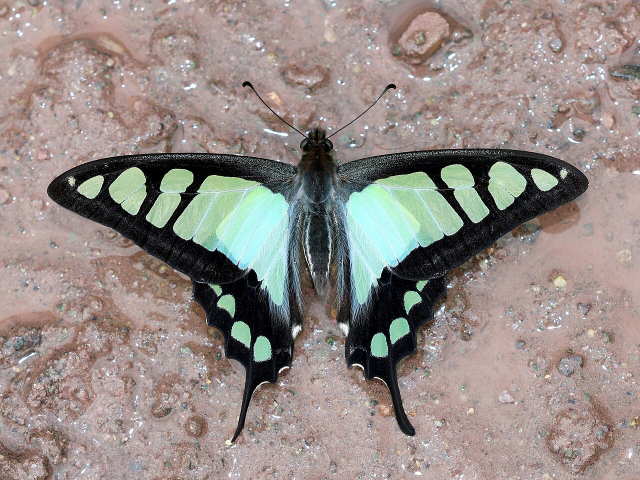
#> input picture assets/butterfly.jpg, 1280 x 960 px (shown at 1/2 size)
$ python -i nxc.py   (imports and definitions only)   (older library calls are emulated)
#> lines starting #> are read from the running program, lines starting #| are printed output that depends on the picture
#> further down, picture is the input picture: shape (960, 1280, 3); mean B, G, R 134.2, 138.6, 148.8
### imgsym/utils/image.py
import numpy as np
import cv2
from skimage.exposure import is_low_contrast


def fspecial_gauss2D(shape=(3, 3), sigma=0.5):
    """
    2D gaussian mask - should give the same result as MATLAB's
    fspecial('gaussian',[shape],[sigma])
    """
    m, n = [(ss-1.)/2. for ss in shape]
    y, x = np.ogrid[-m:m+1, -n:n+1]
    h = np.exp(-(x*x + y*y) / (2.*sigma*sigma))
    h[h < np.finfo(h.dtype).eps*h.max()] = 0
    sumh = h.sum()
    if sumh != 0:
        h /= sumh
    return h


def rescale(img, target_size):
#> called with target_size = 200
    max_size = np.max(img.shape[:2])
#> max_size = 1280
    rf = target_size/max_size
#> rf = 0.156
    if rf < 1:
        width = int(img.shape[1] * rf)
#> width = 200
        height = int(img.shape[0] * rf)
#> height = 150
        dim = (width, height)
#> dim = (200, 150)
        img = cv2.resize(img, dim, interpolation=cv2.INTER_AREA)
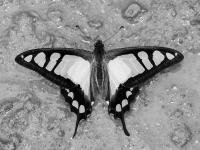
#> img: shape (150, 200); min 0, max 238, mean 141.1
    else:
        rf = 1
    return img, rf


def get_colorspace(img, colorspace):
    """BGR image -> the requested colorspace channel(s). Single channel for
    gray/luminance/value/saturation/lab_a/lab_b; multi-channel for lab (L+a+b)
    and rgb (BGR as-is)."""
    if colorspace == "gray":
        return cv2.cvtColor(img, cv2.COLOR_BGR2GRAY)
    if colorspace == "luminance":
        return cv2.cvtColor(img, cv2.COLOR_BGR2YUV)[..., 0]
    if colorspace == "value":
        return cv2.cvtColor(img, cv2.COLOR_BGR2HSV)[..., 2]
    if colorspace == "saturation":
        return cv2.cvtColor(img, cv2.COLOR_BGR2HSV)[..., 1]
    if colorspace == "lab_a":
        return cv2.cvtColor(img, cv2.COLOR_BGR2LAB)[..., 1]
    if colorspace == "lab_b":
        return cv2.cvtColor(img, cv2.COLOR_BGR2LAB)[..., 2]
    if colorspace == "lab":
        return cv2.cvtColor(img, cv2.COLOR_BGR2LAB)
    if colorspace == "rgb":
        return img
    raise ValueError(f"unknown colorspace {colorspace!r}")


# [107 lines left out: functions calc_mag_ang, calc_mag_ang_zitnick, apply_CLAHE, apply_CLAHE_on_low_contrast, not called in this run]

### imgsym/detection/nxc.py
"""Registration-based reflection symmetry detection (normalized cross-correlation).

Port/adaptation of:
    M. Cicconet, D. G. C. Hildebrand, H. Elliott, "Finding Mirror Symmetry via
    Registration and Optimal Symmetric Pairwise Assignment of Curves," ICCV
    Workshops (ICCVW), 2017, pp. 1749-1758. doi:10.1109/ICCVW.2017.206

Mirror Symmetry via Registration (MSR): reflect the image about a candidate line,
register the reflection back onto the original, and recover the axis from the
reflection+registration mapping. Registration is the paper's RANSAC consensus over
an ensemble of patch-to-image normalized-cross-correlation (normxcorr2) matches --
swept over rotation angles, keeping correlation peaks above a threshold, then taking
the K best maxima. The name 'nxc' mirrors the paper's Fig. 3a label for this NCC
registration back-end.
"""
import numpy as np
import cv2
import math

from functools import partial
from scipy.ndimage import correlate
from scipy.signal import convolve2d, find_peaks
from skimage.transform import rotate, warp
from matplotlib import pyplot as plt

from ..utils.image import rescale, fspecial_gauss2D, get_colorspace

from multiprocessing.pool import ThreadPool as Pool


def calc_symmetry_lines(I, boxSize=50, nBoxSamples=100, maxNOutputs=6, angleSet=np.arange(0, 360, 6), multiprocessing=True):
    """Computes symmetry axis in 2D images via registration.

    Args:
        I (_type_): _description_
        boxSize (_type_, optional): Dimensions of patch for 'Normalized Cross Correlation' registration. Defaults to 50.
        nBoxSamples (_type_, optional): Number of patch samples for RANSAC. Defaults to 100.
        maxNOutputs (int, optional): Maximum number of output symmetry lines. Defaults to 4.
        angleSet (_type_, optional): Range of rotation angles (in degrees in counter-clockwise direction) used by registration algorithm.
            An angle of 0 degrees means that the image is not rotated (i.e. in a row/column coordinate system, the 0 degree line is a vertical line along the y-axis). Defaults to np.arange(0, 360, 6).
        multiprocessing (bool, optional): Whether to use multiprocessing for computation. Defaults to True.

    Returns:
        angles: Angles of symmetry lines
        midPoints: Midpoints of symmetry lines
        segLengths: Lenghts of symmetry lines
        strengths: Strenghts of symmetry lines (sorted in descending order, so the first line is always the strongest guess)
    """
    I = get_colorspace(I, "luminance")
    # No CLAHE / bilateral: the original (Cicconet et al., normxcorr2 registration)
    # applies no contrast enhancement -- keep the port faithful to it.

    newImSize = 200
    I, rf = rescale(I, newImSize)
#> rf = 0.156
    G = imgradient(I)[0]
#> in imgradient, `angle = np.arctan2(sobely, sobelx) * (180 / np.pi)`:
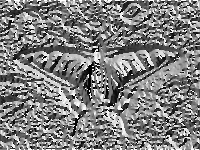
#> angle: shape (150, 200) float64; min -179.8, max 180, mean 0.9; drawn with min black and max white
    GI = normalize(G)
    I = normalize(I)

    cellp, cellv, srmags = eigsymNXC(
        GI, 0, boxSize, nBoxSamples, maxNOutputs, angleSet, multiprocessing=multiprocessing)
    srmags = srmags/np.max(srmags)
    strengths = srmags[0:len(cellp)]

    nOutputs = len(cellp)
    angles = np.zeros((nOutputs))
    midPoints = np.zeros((nOutputs, 2))
    segLengths = np.zeros((nOutputs))

    for iOutput in range(nOutputs):
        p = cellp[iOutput]
        v = cellv[iOutput]
        ag = np.arctan2(v[0], v[1])
        if ag < 0:
            ag = ag + np.pi
        xy = []
        h, w = I.shape
        for j in range(1, round(math.sqrt(2 * (newImSize ** 2)))):
            x = round(p[1] + j * math.cos(ag))
            y = round(p[0] + j * math.sin(ag))
            if x >= 1 and x <= h and y >= 1 and y <= w:
                xy.append((x, y))
            x = round(p[1] - j * math.cos(ag))
            y = round(p[0] - j * math.sin(ag))
            if x >= 1 and x <= h and y >= 1 and y <= w:
                xy.append((x, y))
        if xy:
            xy = np.round(np.mean(xy, axis=0))
        else:
            xy = np.round(np.array(np.shape(I)) / 2.0)

        midpointI, seglenI, _ = endpoints(I, 1, ag, xy)
        midpointI = midpointI/rf
        seglenI = seglenI/rf

        # row/col (y, x) coordinate system to a col/row (x, y) system
        # swap midpoint coords: y, x -> x, y;
        # translate angle: translate y-axis basis to x-axis and normalize to the range of [0, pi)
        angles[iOutput] = (ag - np.pi/2) % np.pi  # ag
        midPoints[iOutput] = midpointI[::-1]  # midpointI
        segLengths[iOutput] = seglenI

    # print(f"angles, midPoints, segLengths, strenghts: {angles}, {midPoints}, {segLengths}, {strengths}")
    return angles, midPoints, segLengths, strengths


def eigsymNXC(I, refAngle=0, boxSize=50, nBoxSamples=100, maxNOutputs=1, angleSet=np.arange(0, 360, 6), multiprocessing=True):
    # I should be double, in range [0,1]

    # reflect
#> called with refAngle = 0, boxSize = 50, nBoxSamples = 100, maxNOutputs = 6, angleSet = array of shape (60,), multiprocessing = True
    h, w = I.shape
#> h = 150; w = 200
    p = np.array([[w/2], [h/2]])
#> p = [100, 75]
    N = np.array([[math.cos(refAngle)], [math.sin(refAngle)]])
    d = p*N
#> d = [100, 0]
    S = np.block([[np.eye(2)-2*(N*N.T), 2*d*N], [0, 0, 1]])
#> S = [[-1, 0, 200], [0, 1, 0], [0, 0, 1]]

    tform = S.T
    J = np.roll(warp(I, tform.T, mode='wrap'), -1, axis=1)
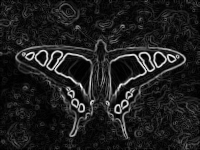
#> J: shape (150, 200) float64; min 0, max 1, mean 0.121

    # register
    tforms, srmags = computeNormxcorrTransforms(
        J, I, boxSize, nBoxSamples, maxNOutputs, angleSet, multiprocessing=multiprocessing)

    nTForms = len(tforms)
    p = {}
    v = {}

    for itform in np.arange(0, nTForms):
        tform = tforms[itform]

        R = tform.T  # compute sym line

        t = R[0:2, 2]
        T = np.dot(S[0:2, 0:2], R[0:2, 0:2].T)
        D, V = np.linalg.eigh(T)
        ieig = []

        check = np.abs(D + 1.0)
        ieig = np.argmin(check)

        v[itform] = V[:, ieig]  # eigenvector of eigenvalue -1
        v[itform] = np.array([- v[itform][1], v[itform][0]])  # perp

        p[itform] = (((R[0:2, 0:2]@(2*d*N)).T+t.T)/2)[0]  # point in line

    # print(f"p, v, srmags: {p}, {v}, {srmags}")
    return p, v, srmags


def computeAngle(iangle, rangles, boxSize, nBoxSamples, I, J):
    # print(f"iangle: {iangle}, {rangles[iangle]}")

    numrows, numcols = I.shape
    A = np.zeros((2*numrows, 2*numcols))
    flipI = rotate(J, rangles[iangle],
                   preserve_range=True, mode='constant', order=0)

    rng = np.random.default_rng(42)
    for index in np.arange(0, nBoxSamples):
        w = boxSize
        h = w
        x0 = math.floor(np.dot(flipI.shape[1] - w, rng.uniform()))
        y0 = math.floor(np.dot(flipI.shape[0] - h, rng.uniform()))
        xcFlipI = x0 + w / 2
        ycFlipI = y0 + h / 2

        subFlipI = flipI[y0:y0+h, x0:x0+w]
        if np.var(np.ravel(subFlipI)) > 0.001:
            ROI, c, mc = locateSubset(subFlipI, I)
            if mc > 0.25:  # maximum correlation above treshold
                xcI = ROI[0] + ROI[2] / 2
                ycI = ROI[1] + ROI[3] / 2

                v = np.array([xcI, ycI]) - \
                    np.array([xcFlipI, ycFlipI])  # translation

                row = min(round(v[1]+numrows-1), 2*numrows-1)
                col = min(round(v[0]+numcols-1), 2*numcols-1)
                A[row, col] = A[row, col] + 1

    A = correlate(A, fspecial_gauss2D((12, 12), 3), mode='constant', origin=-1)
    maxA = np.max(np.ravel(A))

    indexes = np.where(A.T == maxA)
    r = indexes[1]
    c = indexes[0]
    v = np.array((0, 0))
    v[0] = c[0] - numcols  # + 1
    v[1] = r[0] - numrows  # + 1

    # print(f"iangle, maxA, v: {iangle}, {maxA}, {v}")
    return iangle, maxA, v


def computeNormxcorrTransforms(J=None, I=None, boxSize=None, nBoxSamples=None, maxNOutputs=None, angleSet=None, multiprocessing=True):
#> called with boxSize = 50, nBoxSamples = 100, maxNOutputs = 6, angleSet = array of shape (60,), multiprocessing = True
    numrows, numcols = I.shape
    rangles = angleSet
#> rangles = 60 values from 0 to 354
    rmags = np.zeros((1, len(rangles)))
    vs = np.zeros((len(rangles), 2))
#> vs = 60 pairs, first value 0 to 0, second value 0 to 0

    if multiprocessing:
        with Pool() as pool:
            for r in pool.map(partial(computeAngle, rangles=rangles, boxSize=boxSize, nBoxSamples=nBoxSamples, I=I, J=J), np.arange(0, len(rangles))):
#> in computeAngle, `numrows, numcols = I.shape`: numrows = 150; numcols = 200
                rmags[0, r[0]] = r[1]
                vs[r[0], :] = r[2]
    else:
        for iangle in range(0, len(rangles)):
            r = computeAngle(iangle, rangles, boxSize, nBoxSamples, I, J)
            rmags[0, r[0]] = r[1]
            vs[r[0], :] = r[2]

    iangles = np.argsort(-rmags, None, kind='quicksort')
    srmags = np.take_along_axis(rmags.flatten(), iangles, axis=0)
    nTForms = min(len(rangles), maxNOutputs)
    tforms = {}

    for i in np.arange(0, nTForms):
        iangle = iangles[i]
        v = vs[iangle, :]
        arad = -rangles[iangle]/360*2*np.pi

        # rotation with respect to center
        T1 = np.block(
            [[np.eye(2), np.array([[- numcols / 2], [- numrows / 2]])], [0, 0, 1]])
        T2 = np.block([[np.array([[np.cos(arad), -math.sin(arad)],
                      [math.sin(arad), math.cos(arad)]]), np.array([[0], [0]])], [0, 0, 1]])
        T3 = np.block(
            [[np.eye(2), np.array([[numcols / 2], [numrows / 2]])], [0, 0, 1]])
        # translation
        T4 = np.block([[np.eye(2), v[np.newaxis].T], [0, 0, 1]])

        # transform
        tform = (np.dot(np.dot(np.dot(T4, T3), T2), T1)).T

        tforms[i] = tform

    # print(f"tforms: {tforms}")
    # print(f"srmags: {srmags}")
    return tforms, srmags


def locateSubset(subI=None, I=None):
    I = np.pad(I, (subI.shape[0]-1, subI.shape[1]-1))
    # Zero-mean normalized cross-correlation == MATLAB normxcorr2 (the original).
    # TM_CCORR_NORMED (no mean subtraction) was a port deviation; the mc>0.25 gate
    # in computeAngle is the original's threshold and only matches under CCOEFF.
    # nan_to_num mirrors normxcorr2 returning 0 for zero-variance (border) windows.
    c = cv2.matchTemplate(I.astype(np.float32), subI.astype(np.float32), cv2.TM_CCOEFF_NORMED)
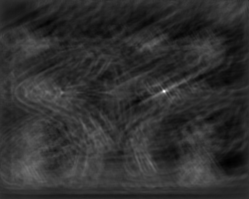
#> c: shape (199, 249) float32; min -0.203, max 0.832, mean -0.00752; drawn with min black and max white
    c = np.nan_to_num(c, nan=0.0, posinf=0.0, neginf=0.0)
    mc = np.max(c)  # max correlation
#> mc = 0.832
    indexes = np.where(c.T == mc)
#> indexes = ([164], [91])
    ypeak = indexes[1]
#> ypeak = [91]
    xpeak = indexes[0]
#> xpeak = [164]
    yoffSet = ypeak[0] - subI.shape[0]
#> yoffSet = 41
    xoffSet = xpeak[0] - subI.shape[1]
#> xoffSet = 114
    ROI = np.array([xoffSet + 2, yoffSet + 2, subI.shape[1], subI.shape[0]])
#> ROI = [116, 43, 50, 50]

    return ROI, c, mc


def cmorlet(sigma, freq, angle, halfkernel):
    # ref: http://arxiv.org/pdf/1203.1513.pdf, page 2
    support = 2.5*sigma

    xmin = -support
    xmax = -xmin
    ymin = xmin
    ymax = xmax
    xdomain = np.arange(xmin, xmax+1)
    ydomain = np.arange(ymin, ymax+1)
    x, y = np.meshgrid(xdomain, ydomain)

    xi = freq*np.asarray([math.sin(angle), math.cos(angle)])

    envelope = np.exp(
        np.dot(-0.5, (np.multiply(x, x) + np.multiply(y, y))) / sigma ** 2)
    carrier = np.exp(np.dot(1j, (np.dot(xi[0], x) + np.dot(xi[1], y))))

    C2 = np.sum(np.sum(np.multiply(envelope, carrier))) / \
        np.sum(np.sum(envelope))
    arg = np.multiply((carrier - C2), envelope)

    normfact = np.sum(np.sum(np.multiply(arg, arg.conj())))
    C1 = np.sqrt(1 / normfact)
    psi = np.multiply(np.dot(C1, (carrier - C2)), envelope)
    if halfkernel:
        condition = ((np.dot(xi[0], x) + np.dot(xi[1], y)) <= 0)
        mr = np.multiply(np.real(psi), condition)
        mi = np.multiply(np.imag(psi), condition)
    else:
        mr = np.real(psi)
        mi = np.imag(psi)

    return mr, mi


def endpoints(I, sigma, angleI, midpointI, debug=False):
    nr, nc = I.shape[:2]

    imcent = np.round(np.array((nr, nc)) / 2.0)
    d = imcent-midpointI
    # transform
    M = np.float32([[1, 0, d[1]], [0, 1, d[0]]])
    I = cv2.warpAffine(I, M, (I.shape[1], I.shape[0]))
    I = rotate(I, -180*angleI/np.pi, preserve_range=True,
               mode='constant', order=0)

    freq = 1/sigma
    index = 0
    anglerange = [-np.pi/3, -np.pi/6, 0, np.pi/6, np.pi/3]
    Convs = np.zeros((nr, nc, len(anglerange)), dtype=complex)
    for langle in np.pi/2 + np.asarray(anglerange):
        mr, mi = cmorlet(sigma, freq, langle, 0)
        J = conv2(I, mr + np.dot(1j, mi), 'same')
        Convs[:, :, index] = J
        index = index+1

    hnc = math.floor(nc / 2)
    SS = np.zeros((nr, hnc))
    for i in np.arange(0, index):
        L = Convs[:, 0:hnc, i]
        R = Convs[:, -hnc:, len(anglerange)-1-i]
        R = np.fliplr(R)
        S = np.abs(L*np.conj(R))
        SS = np.maximum(SS, S)

    proximity = np.sum(SS)  # proximity between half images

    sort_idx = np.argsort(-SS, 1, kind='quicksort')
    SortS = np.take_along_axis(SS, sort_idx, axis=1)
    SortS = SortS[:, 0:10]
    s = np.sum(SortS, 1)
    l = 5
    k1 = np.block([np.ones((1, l)), -np.ones((1, l))]).flatten()
    s1 = conv(s, k1)

    lcs1, _ = find_peaks(np.maximum(s1, 0), height=0.05*np.max(np.abs(s1)),
                         distance=1, prominence=None, width=None, wlen=None, rel_height=0.5)
    if debug:
        plt.plot(np.maximum(s1, 0))
        plt.plot(lcs1, np.maximum(s1, 0)[lcs1], "x")
    lcs2, _ = find_peaks(np.maximum(-np.flipud(s1), 0), height=0.05*np.max(
        np.abs(s1)), distance=1, prominence=None, width=None, wlen=None, rel_height=0.5)
    if debug:
        plt.plot(np.maximum(-np.flipud(s1), 0))
        plt.plot(lcs2, np.maximum(-np.flipud(s1), 0)[lcs2], "x")
    i0 = lcs1[0]
    i1 = len(s) - lcs2[0] - 1

    if debug:
        fig = plt.figure(figsize=(10, 5))
        plt.subplot(1, 2, 1).plot(s, color="blue")
        plt.subplot(1, 2, 1).plot(s1, color="red")
        plt.subplot(1, 2, 1).plot(i0, s1[lcs1[0]], "x")
        plt.subplot(1, 2, 1).plot(i1, s1[len(s) - lcs2[0]-1], "x")
        plt.subplot(1, 2, 2).imshow(np.concatenate(
            (normalize(SS), SortS, I), axis=1), cmap="gray")

    ep0 = np.array([i0, round(nc / 2)])
    ep1 = np.array([i1, round(nc / 2)])
    R = np.array([[math.cos(angleI), - math.sin(angleI)],
                 [math.sin(angleI), math.cos(angleI)]])
    ep0 = np.round(np.dot(R, (ep0 - imcent).T) + imcent.T - d.T)
    ep1 = np.round(np.dot(R, (ep1 - imcent).T) + imcent.T - d.T)
    midpointI = np.round(np.dot(0.5, (ep0 + ep1))).T
    seglenI = np.linalg.norm(ep1 - ep0)

    # print(f"midpointI, seglenI, proximity: {midpointI}, {seglenI}, {proximity}")
    return midpointI, seglenI, proximity


def conv(x, y):
    npad = len(y) - 1
    x_padded = np.pad(x, (npad//2, npad - npad//2), mode='constant')
    return np.convolve(x_padded, y, 'valid')


def conv2(x, y, mode='same'):
    return np.rot90(convolve2d(np.rot90(x, 2), np.rot90(y, 2), mode=mode), 2)


def normalize(I):
    J = I - np.min(I)
    J = J / np.max(J)
    return J


def imgradient(img):
    """
    imgradient MATLAB function equivalent
    """
    sobelx = cv2.Sobel(img, cv2.CV_64F, 1, 0)  # Find x and y gradients
    sobely = cv2.Sobel(img, cv2.CV_64F, 0, 1)

    # Find magnitude and angle
    magnitude = np.sqrt(sobelx ** 2.0 + sobely ** 2.0)
    angle = np.arctan2(sobely, sobelx) * (180 / np.pi)
    return magnitude, angle

>>> import cv2
>>> picture = cv2.imread('../../assets/butterfly.jpg')
>>> result = calc_symmetry_lines(picture)
#> in locateSubset (call 2), `c = cv2.matchTemplate(I.astype(np.float32), subI.astype(np.float32), c..`:
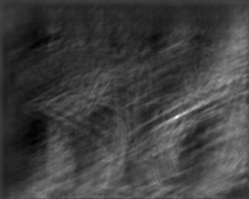
#> c: shape (199, 249) float32; min -0.233, max 0.703, mean 0.002; drawn with min black and max white
#> in locateSubset (call 2), `mc = np.max(c)`: mc = 0.703
#> in locateSubset (call 2), `indexes = np.where(c.T == mc)`: indexes = ([176], [117])
#> in locateSubset (call 2), `ypeak = indexes[1]`: ypeak = [117]
#> in locateSubset (call 2), `xpeak = indexes[0]`: xpeak = [176]
#> in locateSubset (call 2), `yoffSet = ypeak[0] - subI.shape[0]`: yoffSet = 67
#> in locateSubset (call 2), `xoffSet = xpeak[0] - subI.shape[1]`: xoffSet = 126
#> in locateSubset (call 2), `ROI = np.array([xoffSet + 2, yoffSet + 2, subI.shape[1], subI.shape[0]])`: ROI = [128, 69, 50, 50]
#> in locateSubset (call 3), `c = cv2.matchTemplate(I.astype(np.float32), subI.astype(np.float32), c..`:
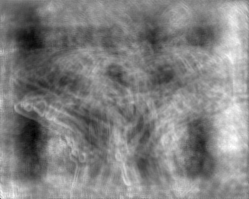
#> c: shape (199, 249) float32; min -0.314, max 0.334, mean 0.0143; drawn with min black and max white
#> in locateSubset (call 3), `mc = np.max(c)`: mc = 0.334
#> in locateSubset (call 3), `indexes = np.where(c.T == mc)`: indexes = ([230], [146])
#> in locateSubset (call 3), `ypeak = indexes[1]`: ypeak = [146]
#> in locateSubset (call 3), `xpeak = indexes[0]`: xpeak = [230]
#> in locateSubset (call 3), `yoffSet = ypeak[0] - subI.shape[0]`: yoffSet = 96
#> in locateSubset (call 3), `xoffSet = xpeak[0] - subI.shape[1]`: xoffSet = 180
#> in locateSubset (call 3), `ROI = np.array([xoffSet + 2, yoffSet + 2, subI.shape[1], subI.shape[0]])`: ROI = [182, 98, 50, 50]
#> the loop in computeNormxcorrTransforms, `for r in pool.map(partial(computeAngle, rangles=rangles, boxSize=boxSi..` made 60 passes
#> r on passes 1 to 12: (0, 1.55, [-1, 0]), (1, 1.15, [-2, -1]), (2, 0.477, [-3, 5]), (3, 0.208, [-6, -9]), (4, 0.106, [55, 46]), (5, 0.151, [-119, 103]), (6, 0.133, [136, -75]), (7, 0.145, [135, -78]), (8, 0.177, [110, -50]), (9, 0.157, [-104, 112]), (10, 0.181, [-99, 114]), (11, 0.144, [-95, 113])
#> the loop in calc_symmetry_lines, `for iOutput in range(nOutputs):` made 6 passes
#> pass 3, in endpoints (call 3), `I = rotate(I, -180*angleI/np.pi, preserve_range=True, mode='constant',..`:
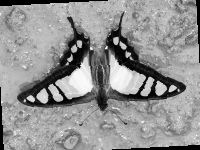
#> I: shape (150, 200) float64; min 0, max 1, mean 0.574
